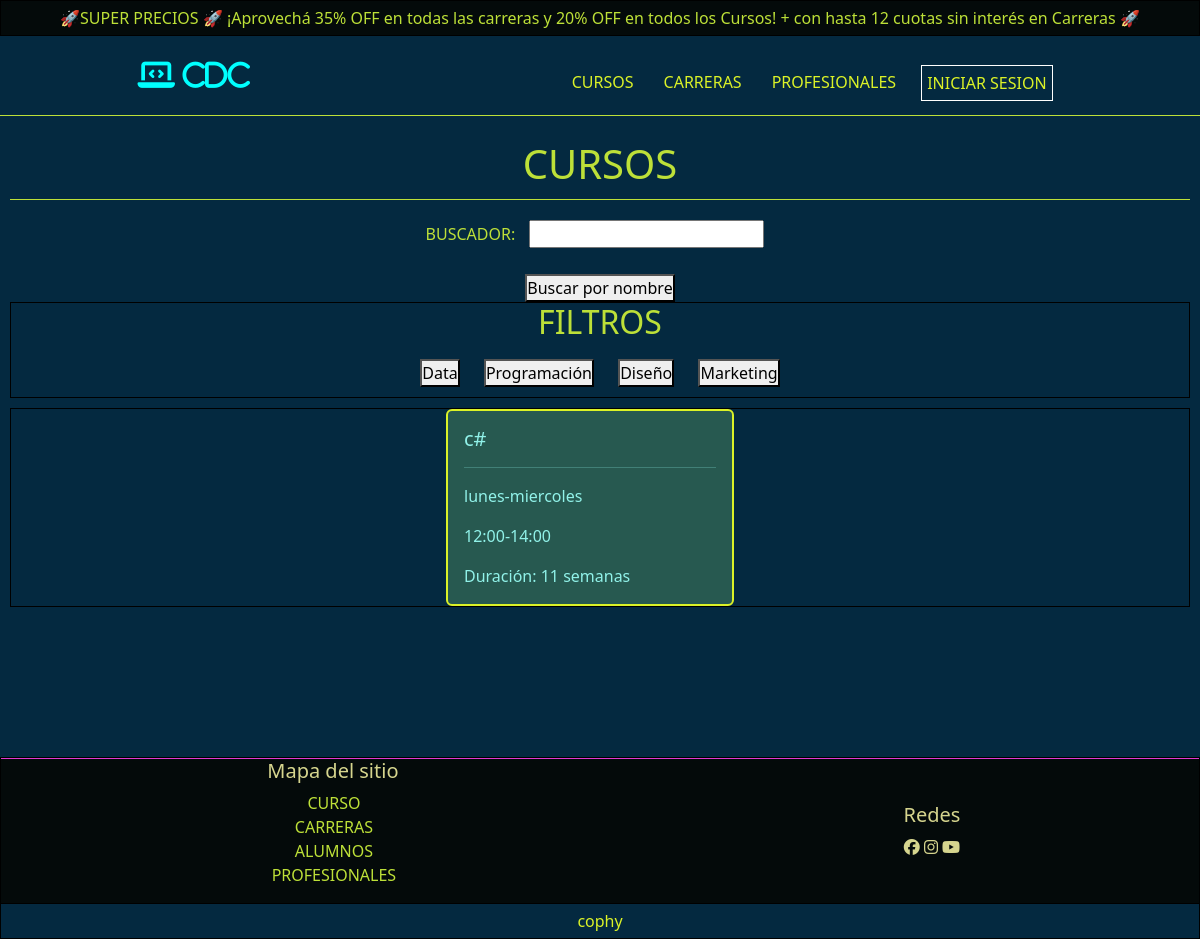
Page /AppSchol/cursos/ on the earlier database version.
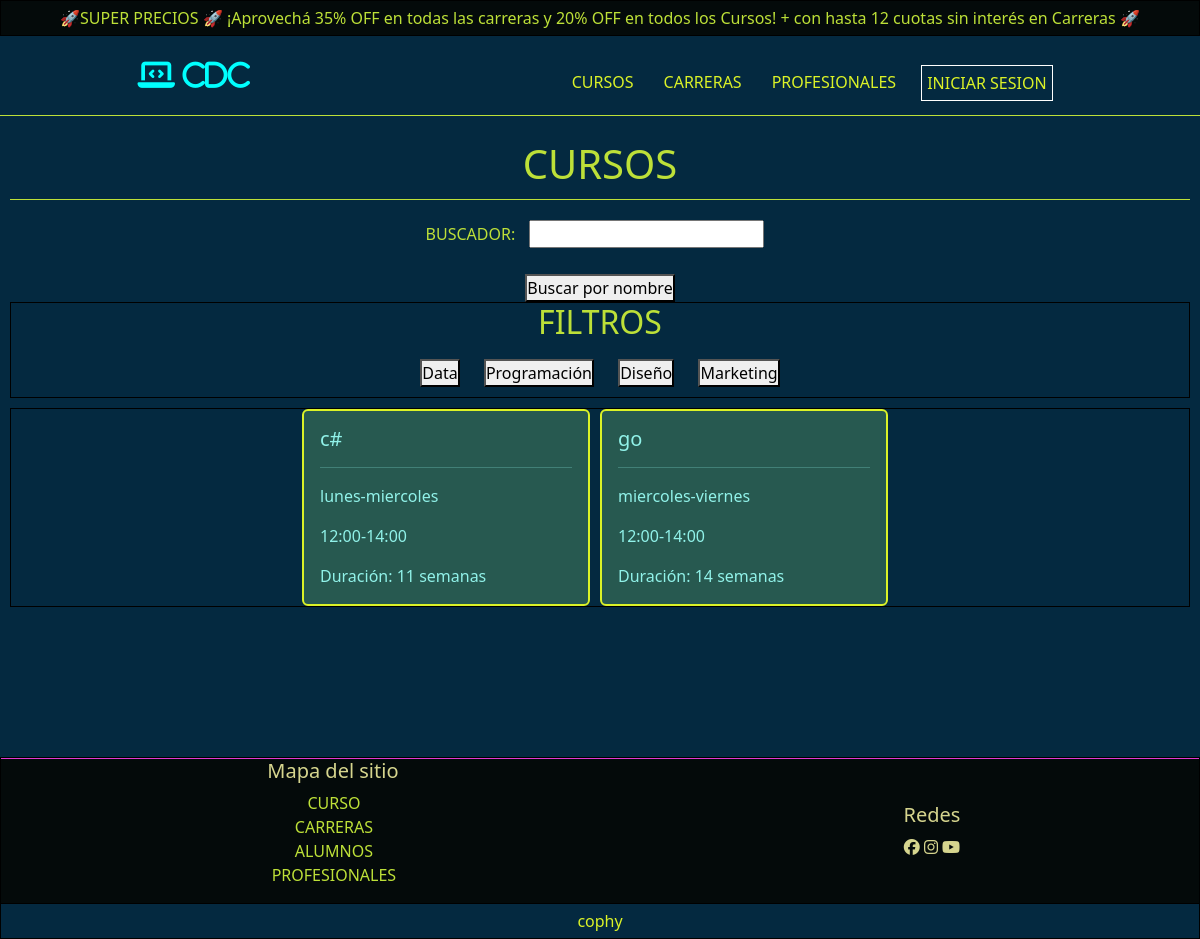
Same page on the later database version.
### AppScholl/models.py (models this page shows, shortened)
class Asignatura(models.Model):
    nombre = models.CharField(max_length=30)
    dia = models.CharField(max_length=30, default='lunes-Miercoles')
    hora = models.CharField(max_length=30, default='12:00-14:30 PM')
    duracion = models.IntegerField(default=1)  # Cambié el valor por defecto a un entero
    tipo = models.CharField(max_length=30)
    categoria = models.CharField(max_length=30)

### AppScholl/views.py (the view, shortened to what this page needs)
# urls.py: path("cursos/",views.curso,name='Cursos'),
def curso(request):
    query = request.GET.get('buscador')
    filtro = request.GET.get('filtro')
    buscador = Buscar(request.GET)
    if 'reset' in request.GET:
        query = ''
        cursos = Asignatura.objects.filter(tipo='curso')
    elif filtro:
        cursos = Asignatura.objects.filter(tipo='curso', categoria__icontains=filtro)
    elif query:
        cursos = Asignatura.objects.filter(tipo='curso', nombre__icontains=query)
    else:
        cursos = Asignatura.objects.filter(tipo='curso')
    return render(request, 'AppScholl/cursos.html', {'cursos': cursos,'buscar': buscador,'query': query,'filtro': filtro})

### AppScholl/forms.py
class Buscar(forms.Form):
    buscador = forms.CharField(max_length=100,required=False)

### AppScholl/templates/AppScholl/cursos.html (shortened to what the changed rows need)
{% extends 'AppScholl/base.html' %}
{% block contenido %}
    <main class="conteiner-main" id="cursos">
        <article class="conteiner-titulo">
            <h1>Cursos</h1>
        </article>
        <section class="seccion-buscar-filtros">
            <article class="conteiner-buscar">
              <form method="GET" action="{% url 'Cursos' %}">
                <article class="conteiner-filtros">
                  <h2>Filtros</h2>
                </article>
              </form>
            </article>
        </section>
        {% if user.is_authenticated %}
          <section class="seccion-tabla">
            {% if cursos %}
              <table class="table">
                <thead>
                  <tr>
                    <th scope="col">nombre</th>
                    <th scope="col">dias</th>
                    <th scope="col">hora</th>
                    <th scope="col">duracion/semanas</th>
                    <th scope="col">botones</th>
                    <th scope="col"><a href="{% url 'AddCurso' %}"><i class="fa-solid fa-plus btn-mas btn">añadir</i></a></th>
                  </tr>
                </thead>
                <tbody>
                  {% for curso in cursos %}
                    {% if curso.tipo == 'curso' %}
                      <tr>
                        <td>{{ curso.nombre }}</td>
                        <td>{{ curso.dia }}</td>
                        <td>{{ curso.hora }}</td>
                        <td>{{ curso.duracion }}</td>
                        <td>
                        {% if user.is_superuser %}
                          <a href="{% url 'ModCurso' curso.nombre %}">
                            <i class="fa-solid fa-pencil btn btn-mas"></i>
                          </a>
                          <form method="POST" action="{% url 'Cursos' %}" style="display:inline;"onsubmit="return confirm('¿Estás seguro de que deseas eliminar este curso?');">
                            {% csrf_token %}
                            <input type="hidden" name="curso_nombre" value="{{ curso.nombre }}">
                            <button type="submit" name="eliminar" style="border: none; background: none; cursor: pointer;" aria-label="Eliminar curso">
                                <i class="fa-solid fa-trash btn btn-mas" style="color: red;"></i>
                            </button>
                          </form>
                        {% else %}
                          <p>No tienes permisos</p>
                        {% endif %}
                        </td>
                      </tr>
                    {% endif %}
                {% endfor %}
                </tbody>
              </table>
            {% else %}
              <p style="color: #DBF227; font-size: 25px; text-align: center">No se encontraron cursos para el filtro seleccionado.</p>
            {% endif %}
          </section>
        {% else %}
          <section class="seccion-tarjetas">
            {% if cursos %}
              {% for curso in cursos %}
                <div class="col-md-4">
                  <div class="card" style="width: 18rem;">
                    <div class="card-body">
                      <h5 class="card-title">{{ curso.nombre }}</h5>
                      <hr>
                      <p class="card-text">{{ curso.dia }}</p>
                      <p class="card-text">{{ curso.hora }}</p>
                      <p class="card-text">Duración: {{ curso.duracion }} semanas</p>
                    </div>
                  </div>
                </div>
              {% endfor %}
            {% else %}
                <p style="color: #DBF227; font-size: 25px; text-align: center">No se encontraron cursos para el filtro seleccionado.</p>
            {% endif %}
          </section>
        {% endif %}
    </main>
{% endblock contenido %}

Differences in the rows shown:
added Asignatura: nombre "go", dia "miercoles-viernes", hora "12:00-14:00", duracion "14"
